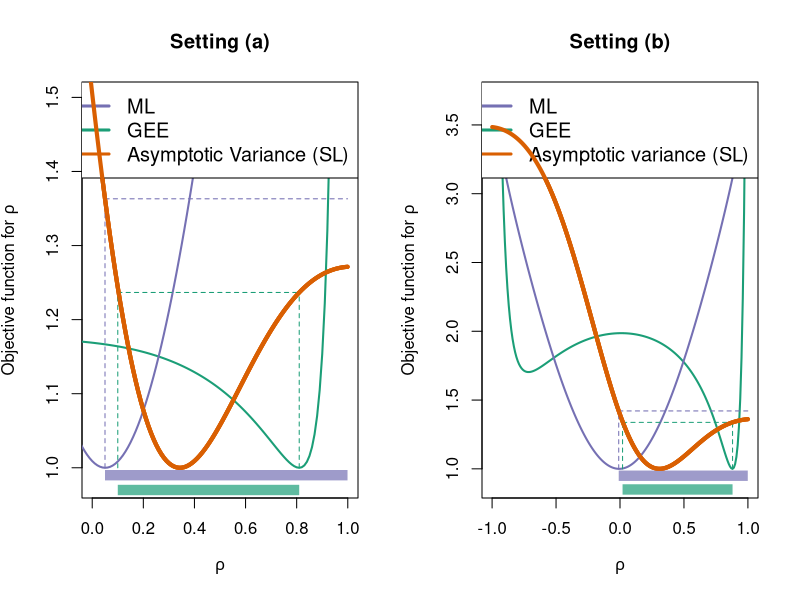

Source code (R):
# Code for Figure 1

# Sort out colours
library(RColorBrewer)
coul <- brewer.pal(3, "Dark2")
t_col <- function(color, percent = 50, name = NULL) {
  rgb.val <- col2rgb(color)
  t.col <- rgb(rgb.val[1], rgb.val[2], rgb.val[3],
               max = 255,
               alpha = (100 - percent) * 255 / 100,
               names = name)
  invisible(t.col)
}
mycol.red <- t_col(coul[3], perc = 30, name = "lt.red")
mycol.green <- t_col(coul[1], perc = 30, name = "lt.green")

cairo_pdf("correl.pdf", 12, 6)

# 1.1.1: Example 1: Conditional Correlation Misspecification

# Setting (a)
# Pre-run results
{
  actual_theta = c(seq(-0.05,0.99,by=0.01),0.999)
  AV_theta = c(1.226515e-05, 1.201818e-05, 1.177592e-05, 1.153862e-05,
               1.130653e-05, 1.107988e-05, 1.085890e-05, 1.064381e-05,
               1.043480e-05, 1.023207e-05, 1.003578e-05, 9.846095e-06,
               9.663162e-06, 9.487107e-06, 9.318042e-06, 9.156063e-06,
               9.001251e-06, 8.853668e-06, 8.713361e-06, 8.580358e-06,
               8.454674e-06, 8.336303e-06, 8.225226e-06, 8.121406e-06,
               8.024791e-06, 7.935313e-06, 7.852890e-06, 7.777424e-06,
               7.708805e-06, 7.646908e-06, 7.591598e-06, 7.542724e-06,
               7.500129e-06, 7.463642e-06, 7.433083e-06, 7.408265e-06,
               7.388991e-06, 7.375060e-06, 7.366262e-06, 7.362383e-06,
               7.363205e-06, 7.368506e-06, 7.378060e-06, 7.391642e-06,
               7.409023e-06, 7.429976e-06, 7.454272e-06, 7.481686e-06,
               7.511993e-06, 7.544970e-06, 7.580397e-06, 7.618060e-06,
               7.657746e-06, 7.699248e-06, 7.742364e-06, 7.786898e-06,
               7.832658e-06, 7.879460e-06, 7.927125e-06, 7.975482e-06,
               8.024364e-06, 8.073614e-06, 8.123080e-06, 8.172619e-06,
               8.222093e-06, 8.271374e-06, 8.320338e-06, 8.368871e-06,
               8.416865e-06, 8.464217e-06, 8.510836e-06, 8.556632e-06,
               8.601526e-06, 8.645444e-06, 8.688319e-06, 8.730088e-06,
               8.770697e-06, 8.810096e-06, 8.848241e-06, 8.885093e-06,
               8.920620e-06, 8.954792e-06, 8.987586e-06, 9.018984e-06,
               9.048969e-06, 9.077531e-06, 9.104663e-06, 9.130361e-06,
               9.154627e-06, 9.177461e-06, 9.198872e-06, 9.218867e-06,
               9.237459e-06, 9.254660e-06, 9.270488e-06, 9.284960e-06,
               9.298096e-06, 9.309917e-06, 9.320447e-06, 9.329711e-06,
               9.337734e-06, 9.344542e-06, 9.350165e-06, 9.354629e-06,
               9.357965e-06, 9.360026e-06)
  GEE1_theta = c(20840668, 20840334, 20839987, 20839625, 20839247, 20838853,
                 20838442, 20838011, 20837561, 20837091, 20836599, 20836084,
                 20835546, 20834984, 20834396, 20833782, 20833141, 20832471,
                 20831773, 20831044, 20830284, 20829492, 20828666, 20827806,
                 20826911, 20825980, 20825011, 20824003, 20822956, 20821867,
                 20820737, 20819563, 20818344, 20817079, 20815767, 20814406,
                 20812995, 20811533, 20810017, 20808447, 20806820, 20805136,
                 20803392, 20801587, 20799719, 20797786, 20795786, 20793718,
                 20791579, 20789368, 20787082, 20784719, 20782278, 20779756,
                 20777151, 20774461, 20771684, 20768818, 20765861, 20762811,
                 20759667, 20756425, 20753087, 20749649, 20746112, 20742475,
                 20738738, 20734903, 20730972, 20726947, 20722832, 20718634,
                 20714361, 20710023, 20705634, 20701213, 20696781, 20692368,
                 20688011, 20683755, 20679660, 20675799, 20672268, 20669186,
                 20666707, 20665028, 20664404, 20665164, 20667744, 20672716,
                 20680845, 20693168, 20711104, 20736632, 20772559, 20822960,
                 20893895, 20994666, 21140077, 21354776, 21682140, 22203994,
                 23088718, 24721953, 28105341, 35012462)
  MEM_theta = c(-284505.9, -284317.2, -284148.0, -283998.2, -283868.1,
                -283757.5, -283666.7, -283595.7, -283544.5, -283513.1,
                -283501.5, -283509.9, -283538.1, -283586.1, -283654.0,
                -283741.7, -283849.1, -283976.2, -284122.9, -284289.1,
                -284474.7, -284679.7, -284903.9, -285147.1, -285409.4,
                -285690.4, -285990.1, -286308.3, -286644.8, -286999.4,
                -287372.0, -287762.3, -288170.3, -288595.5, -289037.9,
                -289497.2, -289973.2, -290465.6, -290974.2, -291498.8,
                -292039.1, -292594.9, -293165.8, -293751.7, -294352.2,
                -294967.2, -295596.3, -296239.3, -296895.9, -297565.9,
                -298248.9, -298944.6, -299652.9, -300373.5, -301106.0,
                -301850.2, -302605.9, -303372.7, -304150.4, -304938.8,
                -305737.6, -306546.5, -307365.2, -308193.6, -309031.4,
                -309878.3, -310734.1, -311598.6, -312471.5, -313352.7,
                -314241.9, -315138.9, -316043.6, -316955.6, -317874.9,
                -318801.3, -319734.6, -320674.7, -321621.3, -322574.5,
                -323534.1, -324500.0, -325472.1, -326450.4, -327434.8,
                -328425.4, -329422.2, -330425.3, -331434.8, -332450.9,
                -333473.9, -334504.1, -335542.1, -336588.4, -337644.1,
                -338710.1, -339788.2, -340880.6, -341990.4, -343122.4,
                -344283.9, -345487.5, -346756.7, -348144.7, -349821.1,
                -353008.4)
}
# Code to generate data above
{
# {
#   library(expm)
#   library(nlme)
#   cross_fit_eval <- function(boostdf.beta=boostdf.beta, s.beta=s.beta, theta=theta, proxyCCF=proxyCCF) {
#     if (proxyCCF == "equicorr") {
#       groups.beta <- unique(boostdf.beta[,"id"])
#       I.beta <- length(groups.beta)
#       beta_num = 0; beta_den = 0; V_num = 0
#       for (i in seq_len(I.beta)) {
#         Y_minus_l_hat_i = boostdf.beta[is.element(boostdf.beta$id,groups.beta[i]),"Y_minus_l_hat"]
#         xi_hat_i = boostdf.beta[is.element(boostdf.beta$id,groups.beta[i]),"xi_hat"]
#         epsilon_hat_i = boostdf.beta[is.element(boostdf.beta$id,groups.beta[i]),"epsilon_hat"]
#         s_i <- s.beta[is.element(boostdf.beta$id,groups.beta[i])]
#         N <- length(s_i)
#         A1 <- sum(s_i^2*xi_hat_i^2) - (theta/(1+N*theta))*(sum(s_i*xi_hat_i))^2
#         A2_Y_minus_l_hat <- sum(s_i^2*Y_minus_l_hat_i*xi_hat_i) - (theta/(1+N*theta))*sum(s_i*Y_minus_l_hat_i)*sum(s_i*xi_hat_i)
#         A2 <- sum(s_i^2*epsilon_hat_i*xi_hat_i) - (theta/(1+N*theta))*sum(s_i*epsilon_hat_i)*sum(s_i*xi_hat_i)
#         beta_num = beta_num + A2_Y_minus_l_hat
#         beta_den = beta_den + A1
#         V_num = V_num + A2^2
#       }
#     } else if (proxyCCF == "autoreg") {
#       groups.beta <- unique(boostdf.beta[,"id"])
#       I.beta <- length(groups.beta)
#       beta_num = 0; beta_den = 0; V_num = 0
#       for (i in seq_len(I.beta)) {
#         Y_minus_l_hat_i = boostdf.beta[is.element(boostdf.beta$id,groups.beta[i]),"Y_minus_l_hat"]
#         xi_hat_i = boostdf.beta[is.element(boostdf.beta$id,groups.beta[i]),"xi_hat"]
#         epsilon_hat_i = boostdf.beta[is.element(boostdf.beta$id,groups.beta[i]),"epsilon_hat"]
#         s_i <- s.beta[is.element(boostdf.beta$id,groups.beta[i])]
#         N <- length(s_i)
#         if (N>2) {
#           beta1 <- sum((s_i[2:(N-1)]*xi_hat_i[2:(N-1)])^2)
#           alpha1 <- beta1 + (s_i[1]*xi_hat_i[1])^2 + (s_i[N]*xi_hat_i[N])^2
#           gamma1 <- 2*sum(s_i[2:N]*s_i[1:(N-1)]*xi_hat_i[2:N]*xi_hat_i[1:(N-1)])
#           beta2_Y_minus_l_hat <- sum(s_i[2:(N-1)]^2*xi_hat_i[2:(N-1)]*Y_minus_l_hat_i[2:(N-1)])
#           alpha2_Y_minus_l_hat <- beta2_Y_minus_l_hat + s_i[1]^2*xi_hat_i[1]*Y_minus_l_hat_i[1] + s_i[N]^2*xi_hat_i[N]*Y_minus_l_hat_i[N]
#           gamma2_Y_minus_l_hat <- sum(s_i[2:N]*s_i[1:(N-1)]*(xi_hat_i[2:N]*Y_minus_l_hat_i[1:(N-1)] + Y_minus_l_hat_i[2:N]*xi_hat_i[1:(N-1)]))
#           beta2 <- sum(s_i[2:(N-1)]^2*xi_hat_i[2:(N-1)]*epsilon_hat_i[2:(N-1)])
#           alpha2 <- beta2 + s_i[1]^2*xi_hat_i[1]*epsilon_hat_i[1] + s_i[N]^2*xi_hat_i[N]*epsilon_hat_i[N]
#           gamma2 <- sum(s_i[2:N]*s_i[1:(N-1)]*(xi_hat_i[2:N]*epsilon_hat_i[1:(N-1)] + epsilon_hat_i[2:N]*xi_hat_i[1:(N-1)]))
#           A1 <- alpha1 + theta^2*beta1 - theta*gamma1
#           A2_Y_minus_l_hat <- alpha2_Y_minus_l_hat + theta^2*beta2_Y_minus_l_hat - theta*gamma2_Y_minus_l_hat
#           A2 <- alpha2 + theta^2*beta2 - theta*gamma2
#         } else if (N==2) {
#           alpha1 <- (s_i[1]*xi_hat_i[1])^2 + (s_i[N]*xi_hat_i[N])^2
#           gamma1 <- 2*sum(s_i[N]*s_i[N-1]*xi_hat_i[N]*xi_hat_i[N-1])
#           alpha2_Y_minus_l_hat <- s_i[1]^2*xi_hat_i[1]*Y_minus_l_hat_i[1] + s_i[N]^2*xi_hat_i[N]*Y_minus_l_hat_i[N]
#           gamma2_Y_minus_l_hat <- sum(s_i[N]*s_i[N-1]*(xi_hat_i[N]*Y_minus_l_hat_i[N-1] + Y_minus_l_hat_i[N]*xi_hat_i[N-1]))
#           alpha2 <- s_i[1]^2*xi_hat_i[1]*epsilon_hat_i[1] + s_i[N]^2*xi_hat_i[N]*epsilon_hat_i[N]
#           gamma2 <- sum(s_i[N]*s_i[N-1]*(xi_hat_i[N]*epsilon_hat_i[N-1] + epsilon_hat_i[N]*xi_hat_i[N-1]))
#           A1 <- alpha1 - theta*gamma1
#           A2_Y_minus_l_hat <- alpha2_Y_minus_l_hat - theta*gamma2_Y_minus_l_hat
#           A2 <- alpha2 - theta*gamma2
#         } else if (N==1) {
#           alpha1 <- (s_i[1]*xi_hat_i[1])^2 + (s_i[N]*xi_hat_i[N])^2
#           alpha2_Y_minus_l_hat <- s_i[1]^2*xi_hat_i[1]*Y_minus_l_hat_i[1] + s_i[N]^2*xi_hat_i[N]*Y_minus_l_hat_i[N]
#           alpha2 <- s_i[1]^2*xi_hat_i[1]*epsilon_hat_i[1] + s_i[N]^2*xi_hat_i[N]*epsilon_hat_i[N]
#           A1 <- alpha1
#           A2_Y_minus_l_hat <- alpha2_Y_minus_l_hat
#           A2 <- alpha2
#         }
#         beta_num = beta_num + A2_Y_minus_l_hat
#         beta_den = beta_den + A1
#         V_num = V_num + A2^2
#       }
#     } else if (proxyCCF == "nested"){
#       groups.beta <- unique(boostdf.beta[,"id"])
#       I.beta <- length(groups.beta)
#       beta_num = 0; beta_den = 0; V_num = 0
#       for (i in seq_len(I.beta)) {
#         sub.boostdf.beta <- boostdf.beta[is.element(boostdf.beta$id,groups.beta[i]),]
#         sub.s.beta <- s.beta[is.element(boostdf.beta$id,groups.beta[i])]
#         sub.groups.beta <- unique(sub.boostdf.beta[,"subid"])
#         J.beta <- length(sub.groups.beta)
#         b1 <- b2 <- b3 <- c1 <- c2 <- c3 <- n_ij <- rep(0,J.beta)
#         for (j in seq_len(J.beta)) {
#           Y_minus_l_hat_ij = sub.boostdf.beta[is.element(sub.boostdf.beta$subid,sub.groups.beta[j]),"Y_minus_l_hat"]
#           xi_hat_ij = sub.boostdf.beta[is.element(sub.boostdf.beta$subid,sub.groups.beta[j]),"xi_hat"]
#           epsilon_hat_ij = sub.boostdf.beta[is.element(sub.boostdf.beta$subid,sub.groups.beta[j]),"epsilon_hat"]
#           s_ij = sub.s.beta[is.element(sub.boostdf.beta$subid,sub.groups.beta[j])]
#           b1[j] = sum(s_ij*xi_hat_ij)
#           b2[j] = sum(s_ij*epsilon_hat_ij)
#           b3[j] = sum(s_ij*Y_minus_l_hat_ij)
#           n_ij[j] = length(s_ij)
#           c1[j] = sum(s_ij^2*xi_hat_ij^2)
#           c2[j] = sum(s_ij^2*xi_hat_ij*epsilon_hat_ij)
#           c3[j] = sum(s_ij^2*xi_hat_ij*Y_minus_l_hat_ij)
#         }
#         phi <- sum(n_ij/(1+theta[1]*n_ij))
#         A1 <- (1+theta[1]+theta[2])*sum(c1) - sum(theta[1]/(1+theta[1]*n_ij)*b1^2) - theta[2]/(1+theta[2]*phi)*(sum(b1/(1+theta[1]*n_ij)))^2
#         A2 <- (1+theta[1]+theta[2])*sum(c2) - sum(theta[1]/(1+theta[1]*n_ij)*b1*b2) - theta[2]/(1+theta[2]*phi)*sum(b1/(1+theta[1]*n_ij))*sum(b2/(1+theta[1]*n_ij))
#         A2_Y_minus_l_hat <- (1+theta[1]+theta[2])*sum(c3) - sum(theta[1]/(1+theta[1]*n_ij)*b1*b3) - theta[2]/(1+theta[2]*phi)*sum(b1/(1+theta[1]*n_ij))*sum(b3/(1+theta[1]*n_ij))
#         beta_num = beta_num + A2_Y_minus_l_hat
#         beta_den = beta_den + A1
#         V_num = V_num + A2^2
#       }
#     }
#     return(list(beta_num=beta_num, beta_den=beta_den, V_num=V_num))
#   }
#
#   set.seed(1)
#   N = 100
#   Sigma0 = toeplitz(ARMAacf(ar=c(0.3,0.6), ma=c(-0.5), lag.max = N-1)) # GEE1/AV = 1.5
#   sqrtSigma0 = sqrtm(Sigma0)
#   Omega0 = matrix(1/8,N,N) + 7/8*diag(rep(1,N))
#   sqrtOmega0 = sqrtm(Omega0)
#
#   {
#     I = 2*10^3
#     n_obs = N*I
#
#     V = as.matrix(rnorm(n_obs,0,1))#V = as.matrix(rlaplace(n_obs,0,1))#V = as.matrix(rnorm(n_obs,0,1))
#     U = as.matrix(rnorm(n_obs,0,1))#U = as.matrix(rlaplace(n_obs,0,1))#U = as.matrix(rnorm(n_obs,0,1))
#     epsilon = as.matrix(rep(0,n_obs))
#     xi = as.matrix(rep(0,n_obs))
#
#     for (i in seq_len(I)) {
#       xi[(N*(i-1)+1):(N*i),] = (sqrtOmega0)%*%V[(N*(i-1)+1):(N*i),]
#     }
#
#     D = xi
#     for (i in seq_len(I)) {
#       epsilon[(N*(i-1)+1):(N*i),] = (sqrtSigma0)%*%U[(N*(i-1)+1):(N*i),]
#     }
#
#     Y = beta*D + epsilon
#
#     rdf <- data.frame(D=D, Y=Y, id=rep(1:I, each=N))
#   }
#   V_hat_num_k1 <- numeric(0)
#   beta_hat_den_k1 <- numeric(0)
#   GEE1_theta_k1 <- numeric(0)
#   MEM_int_theta_k1 <- numeric(0)
#   #actual_theta = c(seq(0,0.99,by=0.01),0.999)
#   actual_theta = c(seq(-0.05,0.99,by=0.01),0.999)
#   { k=1
#
#     for (THETA in actual_theta) {
#       print(THETA)
#       s.beta <- rep(1,dim(rdf)[1]); theta <- THETA
#       groups.beta <- unique(rdf[,"id"])
#       I.beta <- length(groups.beta)
#       rdf = cbind(rdf, Y_minus_l_hat=rdf$Y, epsilon_hat=rdf$Y-rdf$D, xi_hat=rdf$D)
#       data.beta = data.nuisance = boostdf.beta = boostdf.nuisance = rdf
#       cross_fit_evals <- cross_fit_eval(boostdf.beta=rdf, s.beta=s.beta, theta=THETA, proxyCCF="autoreg")
#       beta_hat_den_k1 <- append(beta_hat_den_k1, cross_fit_evals$beta_den)
#       V_hat_num_k1 <- append(V_hat_num_k1, cross_fit_evals$V_num)
#
#
#       groups.beta <- unique(boostdf.beta[,"id"])
#       I.beta <- length(groups.beta)
#       GEE1_crit <- 0
#       sigma_hat_sq = mean((rdf$Y - rdf$D)^2)
#       for (i in seq_len(I.beta)) {
#         s_i <- s.beta[is.element(boostdf.beta$id,groups.beta[i])]
#         N <- length(s_i)
#
#         epsilon_hat_i = boostdf.beta[is.element(data.beta$id,groups.beta[i]),"epsilon_hat"]
#
#         if (N==1) {
#           GEE1_crit <- GEE1_crit
#         } else {
#           epsilon_hat_i = as.vector(epsilon_hat_i)
#           EPSILON_HAT_i = ( (epsilon_hat_i) %*% t(epsilon_hat_i) - diag(epsilon_hat_i^2) )/sigma_hat_sq
#           THETA_MAT_i = toeplitz(ARMAacf(ar=c(THETA), ma=c(0), lag.max = N-1)) - diag(1, N)
#           GEE1_crit <- GEE1_crit + sum((EPSILON_HAT_i - THETA_MAT_i)^2)
#         }
#
#       }
#       GEE1_theta_k1 <- append(GEE1_theta_k1, GEE1_crit)
#
#
#       gls_fit <- gls(Y ~ D, data=rdf, correlation = corAR1(form = ~ 1 | id, value=THETA, fixed="TRUE"))
#       MEM_int_theta_k1 <- append(MEM_int_theta_k1, summary(gls_fit)$logLik)
#
#     }
#
#   }
#   AV_theta = V_hat_num_k1/(beta_hat_den_k1)^2
#   GEE1_theta = GEE1_theta_k1
#   MEM_theta = MEM_int_theta_k1
#
# }
}
# Plots
# NB: the objectives are scaled for clear visuals
{
  par(mfrow=c(1,2))

  plot(actual_theta, AV_theta/min(AV_theta), col=coul[2], lwd=4, type="l",
       xlab=expression(rho), ylab=expression(paste("Objective function for ", rho)),
       main="Setting (a)", ylim=c(1.0-0.02,1.5), xlim=c(0,1), cex=1.2)
  lines(actual_theta, (GEE1_theta/min(GEE1_theta)-0.95)/min((GEE1_theta/min(GEE1_theta)-0.95)), col=coul[1], lwd=2)
  lines(actual_theta, (-MEM_theta/min(-MEM_theta)-0.9)/min(-MEM_theta/min(-MEM_theta)-0.9), col=coul[3], lwd=2)
  lines(actual_theta, AV_theta/min(AV_theta), col=coul[2], lwd=4, type="l")
  legend("topright", legend=c("ML", "GEE", "Asymptotic Variance (SL)"), col=c(coul[3], coul[1], coul[2]), lty=1, cex=1.2, lwd=3)

  RHO_GEE1 = actual_theta[which.min(GEE1_theta)]
  RHO_MEM = actual_theta[which.min(-MEM_theta)]
  RHO_SL = actual_theta[which.min(AV_theta)]

  AV_GEE1_sc = AV_theta[which.min(GEE1_theta)]/min(AV_theta)
  AV_MEM_sc = AV_theta[which.min(-MEM_theta)]/min(AV_theta)

  lines(c(RHO_MEM,RHO_MEM),c(1.000,AV_MEM_sc),lty="dashed", lwd=1, col=coul[3])
  lines(c(RHO_GEE1,RHO_GEE1),c(1.000,AV_GEE1_sc),lty="dashed", lwd=1, col=coul[1])

  AV_all_sc = AV_theta/min(AV_theta)

  #MEM
  AV_all_sc<AV_MEM_sc
  mem_opp_val = 106
  actual_theta[mem_opp_val]
  AV_all_sc[mem_opp_val]
  lines(c(RHO_MEM,actual_theta[mem_opp_val]),c(AV_MEM_sc,AV_MEM_sc),lty="dashed", lwd=1, col=coul[3])

  #GEE
  AV_all_sc<AV_GEE1_sc
  gee1_opp_val = 16
  actual_theta[gee1_opp_val]
  AV_all_sc[gee1_opp_val]
  lines(c(actual_theta[gee1_opp_val],RHO_GEE1),c(AV_GEE1_sc,AV_GEE1_sc),lty="dashed", lwd=1, col=coul[1])
  lines(c(actual_theta[gee1_opp_val],actual_theta[gee1_opp_val]),c(1.000,AV_GEE1_sc),lty="dashed", lwd=1, col=coul[1])

  t_col <- function(color, percent = 50, name = NULL) {
    ## Get RGB values for named color
    rgb.val <- col2rgb(color)
    ## Make new color using input color as base and alpha set by transparency
    t.col <- rgb(rgb.val[1], rgb.val[2], rgb.val[3],
                 max = 255,
                 alpha = (100 - percent) * 255 / 100,
                 names = name)
    ## Save the color
    invisible(t.col)
  }
  mycol.red <- t_col(coul[3], perc = 30, name = "lt.red")
  mycol.green <- t_col(coul[1], perc = 30, name = "lt.green")
  lines(c(actual_theta[mem_opp_val],RHO_MEM),c(0.99,0.99), lwd=10, col=mycol.red, lend=1)

  lines(c(actual_theta[gee1_opp_val],RHO_GEE1),c(0.97,0.97), lwd=10, col=mycol.green, lend=1)

  lines(actual_theta, AV_theta/min(AV_theta), col=coul[2], lwd=4, type="l")

}

# Setting (b) (& Table 4)
# Pre-run results
{
  actual_theta = c(-0.999,seq(-0.99,0.99,by=0.01),0.999)
  AV_theta = c(2.314655e-05, 2.313931e-05, 2.312951e-05, 2.311779e-05, 2.310411e-05, 2.308842e-05, 2.307066e-05, 2.305078e-05, 2.302873e-05, 2.300446e-05, 2.297789e-05, 2.294900e-05, 2.291770e-05, 2.288396e-05, 2.284772e-05, 2.280891e-05, 2.276749e-05, 2.272339e-05, 2.267656e-05, 2.262694e-05, 2.257449e-05, 2.251914e-05, 2.246083e-05, 2.239952e-05, 2.233515e-05, 2.226766e-05, 2.219701e-05, 2.212315e-05, 2.204602e-05, 2.196557e-05, 2.188176e-05, 2.179455e-05, 2.170388e-05, 2.160973e-05, 2.151204e-05, 2.141079e-05, 2.130593e-05, 2.119743e-05, 2.108528e-05, 2.096943e-05, 2.084987e-05, 2.072658e-05, 2.059954e-05, 2.046874e-05, 2.033417e-05, 2.019584e-05, 2.005373e-05, 1.990787e-05, 1.975825e-05, 1.960490e-05, 1.944783e-05, 1.928708e-05, 1.912268e-05, 1.895466e-05, 1.878307e-05, 1.860797e-05, 1.842942e-05, 1.824747e-05, 1.806220e-05, 1.787370e-05, 1.768204e-05, 1.748732e-05, 1.728965e-05, 1.708912e-05, 1.688587e-05, 1.668000e-05, 1.647166e-05, 1.626098e-05, 1.604811e-05, 1.583320e-05, 1.561642e-05, 1.539793e-05, 1.517791e-05, 1.495654e-05, 1.473401e-05, 1.451052e-05, 1.428626e-05, 1.406145e-05, 1.383630e-05, 1.361103e-05, 1.338585e-05, 1.316101e-05, 1.293671e-05, 1.271321e-05, 1.249073e-05, 1.226952e-05, 1.204981e-05, 1.183184e-05, 1.161585e-05, 1.140209e-05, 1.119079e-05, 1.098219e-05, 1.077652e-05, 1.057401e-05, 1.037488e-05, 1.017937e-05, 9.987684e-06, 9.800031e-06, 9.616615e-06, 9.437631e-06, 9.263266e-06, 9.093697e-06, 8.929093e-06, 8.769611e-06, 8.615399e-06, 8.466593e-06, 8.323318e-06, 8.185687e-06, 8.053799e-06, 7.927743e-06, 7.807593e-06, 7.693411e-06, 7.585245e-06, 7.483129e-06, 7.387086e-06, 7.297123e-06, 7.213235e-06, 7.135404e-06, 7.063598e-06, 6.997773e-06, 6.937873e-06, 6.883828e-06, 6.835558e-06, 6.792971e-06, 6.755965e-06, 6.724427e-06, 6.698234e-06, 6.677254e-06, 6.661346e-06, 6.650363e-06, 6.644149e-06, 6.642541e-06, 6.645370e-06, 6.652463e-06, 6.663643e-06, 6.678726e-06, 6.697526e-06, 6.719857e-06, 6.745528e-06, 6.774347e-06, 6.806122e-06, 6.840662e-06, 6.877775e-06, 6.917269e-06, 6.958958e-06, 7.002652e-06, 7.048169e-06, 7.095328e-06, 7.143950e-06, 7.193861e-06, 7.244893e-06, 7.296879e-06, 7.349660e-06, 7.403081e-06, 7.456990e-06, 7.511245e-06, 7.565705e-06, 7.620238e-06, 7.674716e-06, 7.729018e-06, 7.783030e-06, 7.836640e-06, 7.889748e-06, 7.942254e-06, 7.994068e-06, 8.045105e-06, 8.095284e-06, 8.144533e-06, 8.192784e-06, 8.239973e-06, 8.286044e-06, 8.330944e-06, 8.374627e-06, 8.417052e-06, 8.458180e-06, 8.497980e-06, 8.536424e-06, 8.573487e-06, 8.609150e-06, 8.643397e-06, 8.676217e-06, 8.707599e-06, 8.737540e-06, 8.766038e-06, 8.793092e-06, 8.818706e-06, 8.842888e-06, 8.865645e-06, 8.886988e-06, 8.906932e-06, 8.925490e-06, 8.942680e-06, 8.958520e-06, 8.973031e-06, 8.986233e-06, 8.998151e-06, 9.008807e-06, 9.018227e-06, 9.026436e-06, 9.033461e-06, 9.038794e-06)
  GEE1_theta = c(13846332, 12865021, 12046304, 11434649, 10972632, 10619909, 10347887,
                 10136106, 9969784, 9838132, 9733195, 9649048, 9581230, 9526352,
                 9481812, 9445593, 9416119, 9392148, 9372691, 9356957, 9344307,
                 9334224, 9326284, 9320138, 9315500, 9312130, 9309829, 9308431,
                 9307795, 9307802, 9308353, 9309362, 9310757, 9312475, 9314464,
                 9316677, 9319077, 9321628, 9324302, 9327075, 9329923, 9332828,
                 9335775, 9338748, 9341736, 9344728, 9347715, 9350688, 9353642,
                 9356569, 9359465, 9362325, 9365146, 9367923, 9370655, 9373339,
                 9375972, 9378553, 9381081, 9383553, 9385970, 9388331, 9390634,
                 9392879, 9395065, 9397193, 9399262, 9401272, 9403223, 9405115,
                 9406947, 9408721, 9410435, 9412090, 9413686, 9415224, 9416703,
                 9418123, 9419486, 9420790, 9422036, 9423224, 9424354, 9425427,
                 9426442, 9427400, 9428300, 9429142, 9429928, 9430656, 9431327,
                 9431940, 9432495, 9432993, 9433433, 9433816, 9434140, 9434405,
                 9434612, 9434760, 9434849, 9434878, 9434847, 9434756, 9434603,
                 9434389, 9434113, 9433774, 9433371, 9432905, 9432373, 9431775,
                 9431111, 9430380, 9429579, 9428709, 9427768, 9426755, 9425669,
                 9424509, 9423272, 9421958, 9420564, 9419090, 9417534, 9415893,
                 9414166, 9412350, 9410444, 9408446, 9406352, 9404160, 9401869,
                 9399474, 9396973, 9394363, 9391641, 9388803, 9385846, 9382766,
                 9379558, 9376220, 9372745, 9369131, 9365371, 9361461, 9357395,
                 9353168, 9348773, 9344205, 9339457, 9334521, 9329391, 9324058,
                 9318515, 9312754, 9306765, 9300539, 9294066, 9287337, 9280340,
                 9273066, 9265503, 9257639, 9249462, 9240961, 9232125, 9222940,
                 9213397, 9203485, 9193194, 9182517, 9171450, 9159992, 9148145,
                 9135920, 9123338, 9110427, 9097237, 9083836, 9070322, 9056830,
                 9043548, 9030733, 9018736, 9008035, 8999281, 8993362, 8991494,
                 8995342, 9007204, 9030257, 9068923, 9129391, 9220367, 9354180,
                 9548393, 9828174, 10229814, 10805930, 11536353)
  MEM_theta = c(-443182.5, -432948.0, -429038.0, -426279.6, -423993.3, -421966.3,
                -420103.8, -418355.3, -416690.9, -415091.1, -413542.8, -412036.7,
                -410566.0, -409125.5, -407711.1, -406319.9, -404949.4, -403597.5,
                -402262.7, -400943.7, -399639.3, -398348.8, -397071.3, -395806.3,
                -394553.2, -393311.8, -392081.6, -390862.4, -389654.0, -388456.3,
                -387269.1, -386092.3, -384926.0, -383770.1, -382624.7, -381489.8,
                -380365.4, -379251.7, -378148.7, -377056.7, -375975.6, -374905.7,
                -373847.2, -372800.2, -371764.9, -370741.5, -369730.2, -368731.3,
                -367744.9, -366771.3, -365810.7, -364863.4, -363929.6, -363009.6,
                -362103.6, -361212.0, -360334.9, -359472.6, -358625.5, -357793.7,
                -356977.7, -356177.5, -355393.6, -354626.3, -353875.6, -353142.1,
                -352425.9, -351727.3, -351046.7, -350384.1, -349740.1, -349114.7,
                -348508.3, -347921.1, -347353.4, -346805.4, -346277.4, -345769.6,
                -345282.3, -344815.5, -344369.7, -343945.0, -343541.5, -343159.6,
                -342799.3, -342460.8, -342144.3, -341850.0, -341578.1, -341328.5,
                -341101.6, -340897.3, -340715.8, -340557.2, -340421.5, -340308.9,
                -340219.4, -340153.0, -340109.7, -340089.7, -340092.8, -340119.2,
                -340168.7, -340241.4, -340337.2, -340456.1, -340598.0, -340762.8,
                -340950.5, -341160.9, -341394.0, -341649.6, -341927.5, -342227.8,
                -342550.1, -342894.4, -343260.5, -343648.1, -344057.2, -344487.5,
                -344938.8, -345410.8, -345903.5, -346416.5, -346949.6, -347502.6,
                -348075.2, -348667.2, -349278.3, -349908.3, -350556.8, -351223.7,
                -351908.7, -352611.4, -353331.6, -354069.0, -354823.4, -355594.5,
                -356381.9, -357185.4, -358004.7, -358839.6, -359689.7, -360554.8,
                -361434.6, -362328.8, -363237.2, -364159.4, -365095.3, -366044.6,
                -367007.0, -367982.2, -368970.1, -369970.3, -370982.7, -372007.0,
                -373043.1, -374090.7, -375149.6, -376219.6, -377300.7, -378392.5,
                -379495.0, -380608.0, -381731.4, -382865.1, -384009.0, -385163.1,
                -386327.3, -387501.6, -388686.0, -389880.6, -391085.4, -392300.5,
                -393526.1, -394762.5, -396009.7, -397268.3, -398538.6, -399821.1,
                -401116.4, -402425.3, -403748.5, -405087.3, -406442.9, -407817.0,
                -409211.4, -410628.7, -412072.1, -413545.4, -415053.8, -416604.2,
                -418206.0, -419872.2, -421622.1, -423486.0, -425514.2, -427801.4,
                -430560.4, -434470.7, -444704.6)
}
# Code to generate data above
{
# {
#   library(expm)
#   library(nlme)
#   cross_fit_eval <- function(boostdf.beta=boostdf.beta, s.beta=s.beta, theta=theta, proxyCCF=proxyCCF) {
#     if (proxyCCF == "equicorr") {
#       groups.beta <- unique(boostdf.beta[,"id"])
#       I.beta <- length(groups.beta)
#       beta_num = 0; beta_den = 0; V_num = 0
#       for (i in seq_len(I.beta)) {
#         Y_minus_l_hat_i = boostdf.beta[is.element(boostdf.beta$id,groups.beta[i]),"Y_minus_l_hat"]
#         xi_hat_i = boostdf.beta[is.element(boostdf.beta$id,groups.beta[i]),"xi_hat"]
#         epsilon_hat_i = boostdf.beta[is.element(boostdf.beta$id,groups.beta[i]),"epsilon_hat"]
#         s_i <- s.beta[is.element(boostdf.beta$id,groups.beta[i])]
#         N <- length(s_i)
#         A1 <- sum(s_i^2*xi_hat_i^2) - (theta/(1+N*theta))*(sum(s_i*xi_hat_i))^2
#         A2_Y_minus_l_hat <- sum(s_i^2*Y_minus_l_hat_i*xi_hat_i) - (theta/(1+N*theta))*sum(s_i*Y_minus_l_hat_i)*sum(s_i*xi_hat_i)
#         A2 <- sum(s_i^2*epsilon_hat_i*xi_hat_i) - (theta/(1+N*theta))*sum(s_i*epsilon_hat_i)*sum(s_i*xi_hat_i)
#         beta_num = beta_num + A2_Y_minus_l_hat
#         beta_den = beta_den + A1
#         V_num = V_num + A2^2
#       }
#     } else if (proxyCCF == "autoreg") {
#       groups.beta <- unique(boostdf.beta[,"id"])
#       I.beta <- length(groups.beta)
#       beta_num = 0; beta_den = 0; V_num = 0
#       for (i in seq_len(I.beta)) {
#         Y_minus_l_hat_i = boostdf.beta[is.element(boostdf.beta$id,groups.beta[i]),"Y_minus_l_hat"]
#         xi_hat_i = boostdf.beta[is.element(boostdf.beta$id,groups.beta[i]),"xi_hat"]
#         epsilon_hat_i = boostdf.beta[is.element(boostdf.beta$id,groups.beta[i]),"epsilon_hat"]
#         s_i <- s.beta[is.element(boostdf.beta$id,groups.beta[i])]
#         N <- length(s_i)
#         if (N>2) {
#           beta1 <- sum((s_i[2:(N-1)]*xi_hat_i[2:(N-1)])^2)
#           alpha1 <- beta1 + (s_i[1]*xi_hat_i[1])^2 + (s_i[N]*xi_hat_i[N])^2
#           gamma1 <- 2*sum(s_i[2:N]*s_i[1:(N-1)]*xi_hat_i[2:N]*xi_hat_i[1:(N-1)])
#           beta2_Y_minus_l_hat <- sum(s_i[2:(N-1)]^2*xi_hat_i[2:(N-1)]*Y_minus_l_hat_i[2:(N-1)])
#           alpha2_Y_minus_l_hat <- beta2_Y_minus_l_hat + s_i[1]^2*xi_hat_i[1]*Y_minus_l_hat_i[1] + s_i[N]^2*xi_hat_i[N]*Y_minus_l_hat_i[N]
#           gamma2_Y_minus_l_hat <- sum(s_i[2:N]*s_i[1:(N-1)]*(xi_hat_i[2:N]*Y_minus_l_hat_i[1:(N-1)] + Y_minus_l_hat_i[2:N]*xi_hat_i[1:(N-1)]))
#           beta2 <- sum(s_i[2:(N-1)]^2*xi_hat_i[2:(N-1)]*epsilon_hat_i[2:(N-1)])
#           alpha2 <- beta2 + s_i[1]^2*xi_hat_i[1]*epsilon_hat_i[1] + s_i[N]^2*xi_hat_i[N]*epsilon_hat_i[N]
#           gamma2 <- sum(s_i[2:N]*s_i[1:(N-1)]*(xi_hat_i[2:N]*epsilon_hat_i[1:(N-1)] + epsilon_hat_i[2:N]*xi_hat_i[1:(N-1)]))
#           A1 <- alpha1 + theta^2*beta1 - theta*gamma1
#           A2_Y_minus_l_hat <- alpha2_Y_minus_l_hat + theta^2*beta2_Y_minus_l_hat - theta*gamma2_Y_minus_l_hat
#           A2 <- alpha2 + theta^2*beta2 - theta*gamma2
#         } else if (N==2) {
#           alpha1 <- (s_i[1]*xi_hat_i[1])^2 + (s_i[N]*xi_hat_i[N])^2
#           gamma1 <- 2*sum(s_i[N]*s_i[N-1]*xi_hat_i[N]*xi_hat_i[N-1])
#           alpha2_Y_minus_l_hat <- s_i[1]^2*xi_hat_i[1]*Y_minus_l_hat_i[1] + s_i[N]^2*xi_hat_i[N]*Y_minus_l_hat_i[N]
#           gamma2_Y_minus_l_hat <- sum(s_i[N]*s_i[N-1]*(xi_hat_i[N]*Y_minus_l_hat_i[N-1] + Y_minus_l_hat_i[N]*xi_hat_i[N-1]))
#           alpha2 <- s_i[1]^2*xi_hat_i[1]*epsilon_hat_i[1] + s_i[N]^2*xi_hat_i[N]*epsilon_hat_i[N]
#           gamma2 <- sum(s_i[N]*s_i[N-1]*(xi_hat_i[N]*epsilon_hat_i[N-1] + epsilon_hat_i[N]*xi_hat_i[N-1]))
#           A1 <- alpha1 - theta*gamma1
#           A2_Y_minus_l_hat <- alpha2_Y_minus_l_hat - theta*gamma2_Y_minus_l_hat
#           A2 <- alpha2 - theta*gamma2
#         } else if (N==1) {
#           alpha1 <- (s_i[1]*xi_hat_i[1])^2 + (s_i[N]*xi_hat_i[N])^2
#           alpha2_Y_minus_l_hat <- s_i[1]^2*xi_hat_i[1]*Y_minus_l_hat_i[1] + s_i[N]^2*xi_hat_i[N]*Y_minus_l_hat_i[N]
#           alpha2 <- s_i[1]^2*xi_hat_i[1]*epsilon_hat_i[1] + s_i[N]^2*xi_hat_i[N]*epsilon_hat_i[N]
#           A1 <- alpha1
#           A2_Y_minus_l_hat <- alpha2_Y_minus_l_hat
#           A2 <- alpha2
#         }
#         beta_num = beta_num + A2_Y_minus_l_hat
#         beta_den = beta_den + A1
#         V_num = V_num + A2^2
#       }
#     } else if (proxyCCF == "nested"){
#       groups.beta <- unique(boostdf.beta[,"id"])
#       I.beta <- length(groups.beta)
#       beta_num = 0; beta_den = 0; V_num = 0
#       for (i in seq_len(I.beta)) {
#         sub.boostdf.beta <- boostdf.beta[is.element(boostdf.beta$id,groups.beta[i]),]
#         sub.s.beta <- s.beta[is.element(boostdf.beta$id,groups.beta[i])]
#         sub.groups.beta <- unique(sub.boostdf.beta[,"subid"])
#         J.beta <- length(sub.groups.beta)
#         b1 <- b2 <- b3 <- c1 <- c2 <- c3 <- n_ij <- rep(0,J.beta)
#         for (j in seq_len(J.beta)) {
#           Y_minus_l_hat_ij = sub.boostdf.beta[is.element(sub.boostdf.beta$subid,sub.groups.beta[j]),"Y_minus_l_hat"]
#           xi_hat_ij = sub.boostdf.beta[is.element(sub.boostdf.beta$subid,sub.groups.beta[j]),"xi_hat"]
#           epsilon_hat_ij = sub.boostdf.beta[is.element(sub.boostdf.beta$subid,sub.groups.beta[j]),"epsilon_hat"]
#           s_ij = sub.s.beta[is.element(sub.boostdf.beta$subid,sub.groups.beta[j])]
#           b1[j] = sum(s_ij*xi_hat_ij)
#           b2[j] = sum(s_ij*epsilon_hat_ij)
#           b3[j] = sum(s_ij*Y_minus_l_hat_ij)
#           n_ij[j] = length(s_ij)
#           c1[j] = sum(s_ij^2*xi_hat_ij^2)
#           c2[j] = sum(s_ij^2*xi_hat_ij*epsilon_hat_ij)
#           c3[j] = sum(s_ij^2*xi_hat_ij*Y_minus_l_hat_ij)
#         }
#         phi <- sum(n_ij/(1+theta[1]*n_ij))
#         A1 <- (1+theta[1]+theta[2])*sum(c1) - sum(theta[1]/(1+theta[1]*n_ij)*b1^2) - theta[2]/(1+theta[2]*phi)*(sum(b1/(1+theta[1]*n_ij)))^2
#         A2 <- (1+theta[1]+theta[2])*sum(c2) - sum(theta[1]/(1+theta[1]*n_ij)*b1*b2) - theta[2]/(1+theta[2]*phi)*sum(b1/(1+theta[1]*n_ij))*sum(b2/(1+theta[1]*n_ij))
#         A2_Y_minus_l_hat <- (1+theta[1]+theta[2])*sum(c3) - sum(theta[1]/(1+theta[1]*n_ij)*b1*b3) - theta[2]/(1+theta[2]*phi)*sum(b1/(1+theta[1]*n_ij))*sum(b3/(1+theta[1]*n_ij))
#         beta_num = beta_num + A2_Y_minus_l_hat
#         beta_den = beta_den + A1
#         V_num = V_num + A2^2
#       }
#     }
#     return(list(beta_num=beta_num, beta_den=beta_den, V_num=V_num))
#   }
#
#   set.seed(1)
#   N = 30
#   Sigma0 = toeplitz(ARMAacf(ar=c(0.1,0.85), ma=c(-0.4), lag.max = N-1)) # GEE1/AV = 1.5
#   sqrtSigma0 = sqrtm(Sigma0)
#   #Omega0 = matrix(1/8,N,N) + 7/8*diag(rep(1,N))
#   Omega0 = matrix(1/8,N,N) + 7/8*diag(rep(1,N))
#   sqrtOmega0 = sqrtm(Omega0)
#
#   {
#     I = 10^3*8
#     n_obs = N*I
#
#     V = as.matrix(rnorm(n_obs,0,1))#V = as.matrix(rlaplace(n_obs,0,1))#V = as.matrix(rnorm(n_obs,0,1))
#     U = as.matrix(rnorm(n_obs,0,1))#U = as.matrix(rlaplace(n_obs,0,1))#U = as.matrix(rnorm(n_obs,0,1))
#     epsilon = as.matrix(rep(0,n_obs))
#     xi = as.matrix(rep(0,n_obs))
#
#     for (i in seq_len(I)) {
#       xi[(N*(i-1)+1):(N*i),] = (sqrtOmega0)%*%V[(N*(i-1)+1):(N*i),]
#     }
#
#     D = xi
#     for (i in seq_len(I)) {
#       epsilon[(N*(i-1)+1):(N*i),] = (sqrtSigma0)%*%U[(N*(i-1)+1):(N*i),]
#     }
#
#     Y = beta*D + epsilon
#
#     rdf <- data.frame(D=D, Y=Y, id=rep(1:I, each=N))
#   }
#   V_hat_num_k1 <- numeric(0)
#   beta_hat_den_k1 <- numeric(0)
#   GEE1_theta_k1 <- numeric(0)
#   MEM_int_theta_k1 <- numeric(0)
#   #actual_theta = c(seq(0,0.99,by=0.01),0.999)
#   actual_theta = c(-0.999,seq(-0.99,0.99,by=0.01),0.999)
#   #actual_theta = c(-0.999,-0.99,-0.9,-0.6,0,seq(0.2,0.5,by=0.01),0.7,0.9)
#   { k=1
#
#     for (THETA in actual_theta) {
#       print(THETA)
#       s.beta <- rep(1,dim(rdf)[1]); theta <- THETA
#       groups.beta <- unique(rdf[,"id"])
#       I.beta <- length(groups.beta)
#       rdf = cbind(rdf, Y_minus_l_hat=rdf$Y, epsilon_hat=rdf$Y-rdf$D, xi_hat=rdf$D)
#       data.beta = data.nuisance = boostdf.beta = boostdf.nuisance = rdf
#       cross_fit_evals <- cross_fit_eval(boostdf.beta=rdf, s.beta=s.beta, theta=THETA, proxyCCF="autoreg")
#       beta_hat_den_k1 <- append(beta_hat_den_k1, cross_fit_evals$beta_den)
#       V_hat_num_k1 <- append(V_hat_num_k1, cross_fit_evals$V_num)
#
#
#       groups.beta <- unique(boostdf.beta[,"id"])
#       I.beta <- length(groups.beta)
#       GEE1_crit <- 0
#       sigma_hat_sq = mean((rdf$Y - rdf$D)^2)
#       for (i in seq_len(I.beta)) {
#         s_i <- s.beta[is.element(boostdf.beta$id,groups.beta[i])]
#         N <- length(s_i)
#
#         epsilon_hat_i = boostdf.beta[is.element(data.beta$id,groups.beta[i]),"epsilon_hat"]
#
#         if (N==1) {
#           GEE1_crit <- GEE1_crit
#         } else {
#           epsilon_hat_i = as.vector(epsilon_hat_i)
#           EPSILON_HAT_i = ( (epsilon_hat_i) %*% t(epsilon_hat_i) - diag(epsilon_hat_i^2) )/sigma_hat_sq
#           THETA_MAT_i = toeplitz(ARMAacf(ar=c(THETA), ma=c(0), lag.max = N-1)) - diag(1, N)
#           GEE1_crit <- GEE1_crit + sum((EPSILON_HAT_i - THETA_MAT_i)^2)
#         }
#
#       }
#       GEE1_theta_k1 <- append(GEE1_theta_k1, GEE1_crit)
#
#
#       gls_fit <- gls(Y ~ D, data=rdf, correlation = corAR1(form = ~ 1 | id, value=THETA, fixed="TRUE"))
#       MEM_int_theta_k1 <- append(MEM_int_theta_k1, summary(gls_fit)$logLik)
#
#     }
#
#   }
#   AV_theta = V_hat_num_k1/(beta_hat_den_k1)^2
#   GEE1_theta = GEE1_theta_k1
#   MEM_theta = MEM_int_theta_k1
#
# }
}
# Plots
# NB: the objectives are scaled for clear visuals
{
  plot(actual_theta, AV_theta/min(AV_theta), col=coul[2], lwd=4, type="l", xlab=expression(rho),
       ylab=expression(paste("Objective function for ", rho)), ylim=c(1.0-0.1,3.7),
       main="Setting (b)", cex=1.2)
  lines(actual_theta, (GEE1_theta/min(GEE1_theta)-0.95)/min((GEE1_theta/min(GEE1_theta)-0.95)), col=coul[1], lwd=2)
  lines(actual_theta, (-MEM_theta/min(-MEM_theta)-0.9)/min(-MEM_theta/min(-MEM_theta)-0.9), col=coul[3], lwd=2)
  lines(actual_theta, AV_theta/min(AV_theta), col=coul[2], lwd=4, type="l")
  legend("topright", legend=c("ML", "GEE", "Asymptotic variance (SL)"), col=c(coul[3], coul[1], coul[2]), lty=1, cex=1.2, lwd=3)

  RHO_GEE1 = actual_theta[which.min(GEE1_theta)]
  RHO_MEM = actual_theta[which.min(-MEM_theta)]
  RHO_SL = actual_theta[which.min(AV_theta)]

  AV_GEE1_sc = AV_theta[which.min(GEE1_theta)]/min(AV_theta)
  AV_MEM_sc = AV_theta[which.min(-MEM_theta)]/min(AV_theta)

  lines(c(RHO_MEM,RHO_MEM),c(1.000,AV_MEM_sc),lty="dashed", lwd=1, col=coul[3])
  lines(c(RHO_GEE1,RHO_GEE1),c(1.000,AV_GEE1_sc),lty="dashed", lwd=1, col=coul[1])

  AV_all_sc = AV_theta/min(AV_theta)

  #MEM
  AV_all_sc<AV_MEM_sc
  mem_opp_val = length(actual_theta)
  actual_theta[mem_opp_val]
  AV_all_sc[mem_opp_val]
  lines(c(RHO_MEM,actual_theta[mem_opp_val]),c(AV_MEM_sc,AV_MEM_sc),lty="dashed", lwd=1, col=coul[3])

  #MEM
  AV_all_sc<AV_GEE1_sc
  gee1_opp_val = 103
  actual_theta[gee1_opp_val]
  AV_all_sc[gee1_opp_val]
  lines(c(actual_theta[gee1_opp_val],RHO_GEE1),c(AV_GEE1_sc,AV_GEE1_sc),lty="dashed", lwd=1, col=coul[1])
  lines(c(actual_theta[gee1_opp_val],actual_theta[gee1_opp_val]),c(1.000,AV_GEE1_sc),lty="dashed", lwd=1, col=coul[1])

  lines(c(actual_theta[mem_opp_val],RHO_MEM),c(0.95,0.95), lwd=10, col=mycol.red, lend=1)
  lines(c(actual_theta[gee1_opp_val],RHO_GEE1),c(0.85,0.85), lwd=10, col=mycol.green, lend=1)

  lines(actual_theta, AV_theta/min(AV_theta), col=coul[2], lwd=4, type="l")
}

dev.off()
